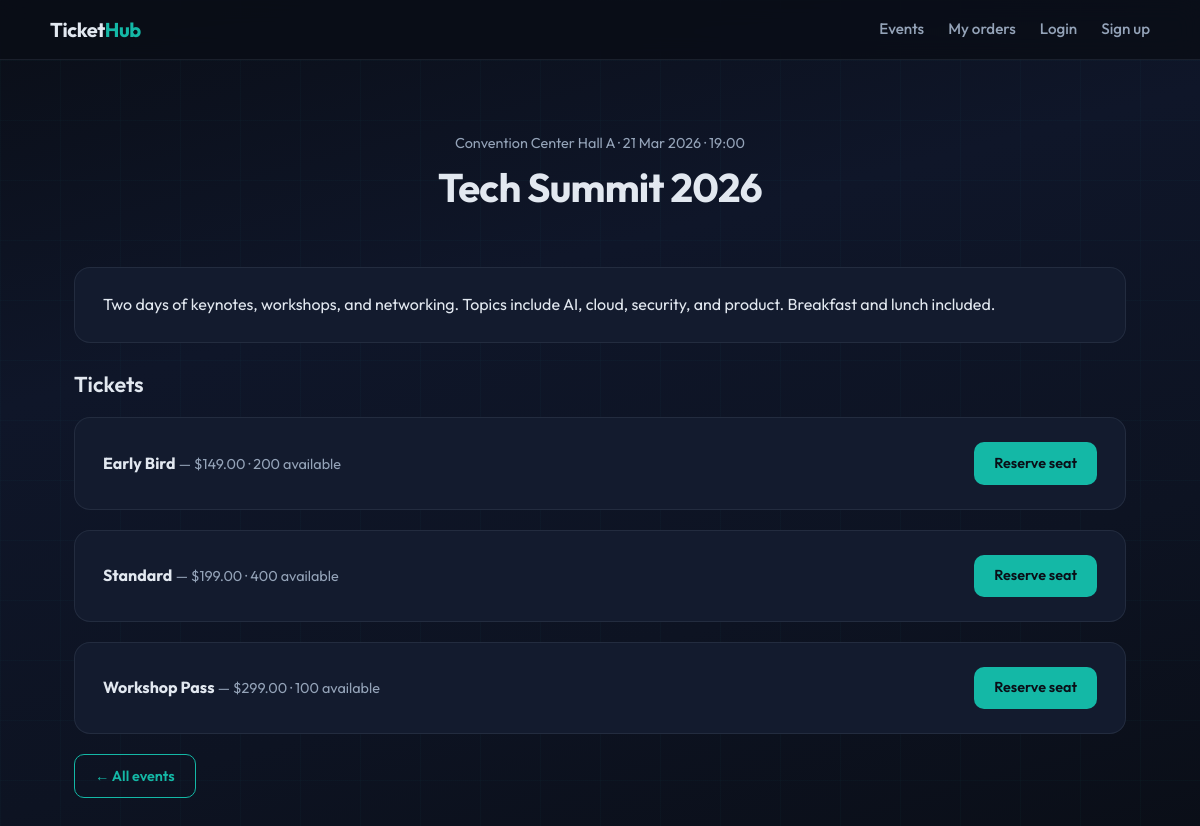
Page /event/tech-summit-2026/ on the committed database.
### events/models.py (models this page shows, shortened)
class Event(models.Model):
    name = models.CharField(max_length=255)
    slug = models.SlugField(unique=True)
    description = models.TextField(blank=True)
    venue = models.CharField(max_length=255)
    start_at = models.DateTimeField()
    end_at = models.DateTimeField(null=True, blank=True)
    total_capacity = models.PositiveIntegerField(default=0)  # total sellable tickets
    created_at = models.DateTimeField(auto_now_add=True)
    updated_at = models.DateTimeField(auto_now=True)
    class Meta:
        ordering = ['-start_at']

class TicketType(models.Model):
    event = models.ForeignKey(Event, on_delete=models.CASCADE, related_name='ticket_types')
    name = models.CharField(max_length=100)
    price = models.DecimalField(max_digits=10, decimal_places=2)
    quantity_total = models.PositiveIntegerField()
    quantity_sold = models.PositiveIntegerField(default=0)

### events/views.py (the view)
# urls.py: path('event/<slug:slug>/', views.event_detail, name='event_detail'),
def event_detail(request, slug):
    event = get_object_or_404(Event, slug=slug)
    cache_key = f'event_availability:{event.pk}'
    ticket_types = cache.get(cache_key)
    if ticket_types is None:
        ticket_types = list(
            event.ticket_types.values('id', 'name', 'price', 'quantity_total', 'quantity_sold')
        )
        for tt in ticket_types:
            tt['quantity_available'] = max(0, tt['quantity_total'] - tt['quantity_sold'])
        cache.set(cache_key, ticket_types, 30)  # 30s cache for availability
    return render(request, 'events/event_detail.html', {
        'event': event,
        'ticket_types': ticket_types,
    })

### events/templates/events/event_detail.html (shortened to what this page needs)
{% extends 'base.html' %}
{% block content %}
<div class="hero">
    <p class="muted">{{ event.venue }} · {{ event.start_at|date:"d M Y" }} · {{ event.start_at|time:"H:i" }}</p>
    <h1>{{ event.name }}</h1>
</div>
<div class="card" style="margin-bottom: 1.5rem;">
    <p>{{ event.description }}</p>
</div>
<h2 style="margin-bottom: 1rem;">Tickets</h2>
{% for tt in ticket_types %}
<div class="card ticket-card">
    <div style="display: flex; justify-content: space-between; align-items: center; flex-wrap: wrap; gap: 1rem;">
        <div>
            <strong>{{ tt.name }}</strong>
            <span class="muted"> — ${{ tt.price }} · {{ tt.quantity_available }} available</span>
        </div>
        <a href="{% url 'checkout_start' event.slug %}" class="btn">Reserve seat</a>
    </div>
</div>
{% endfor %}
<p style="margin-top: 1rem;"><a href="{% url 'event_list' %}" class="btn btn-outline">← All events</a></p>
{% endblock %}

### templates/base.html (style rules this page uses)
:root { --bg-dark: #0a0e17; --bg-mid: #0f1629; --bg-card: rgba(15, 22, 41, 0.85); --bg-card-solid: #131b2e; --accent: #14b8a6; --accent-hover: #2dd4bf; --accent-dim: rgba(20, 184, 166, 0.15); --text: #e2e8f0; --text-muted: #94a3b8; --border: rgba(148, 163, 184, 0.12); --glow: 0 0 40px rgba(20, 184, 166, 0.08); }
* { box-sizing: border-box; margin: 0; padding: 0; }
html { scroll-behavior: smooth; }
body { font-family: 'Outfit', system-ui, sans-serif; background: var(--bg-dark); color: var(--text); min-height: 100vh; line-height: 1.6; position: relative; overflow-x: hidden; }
body::before { content: ''; position: fixed; inset: 0; background: linear-gradient(165deg, #0a0e17 0%, #0f1629 35%, #0d1322 70%, #0a0e17 100%); z-index: -2; }
body::after { content: ''; position: fixed; inset: 0; background-image: linear-gradient(rgba(20, 184, 166, 0.03) 1px, transparent 1px), linear-gradient(90deg, rgba(20, 184, 166, 0.03) 1px, transparent 1px); background-size: 60px 60px; z-index: -1; pointer-events: none; }
h1 { font-size: 2rem; font-weight: 700; margin-bottom: 0.5rem; letter-spacing: -0.02em; }
h2 { font-size: 1.35rem; font-weight: 600; margin-bottom: 0.5rem; }
.muted { color: var(--text-muted); font-size: 0.9rem; }
a { color: var(--accent); text-decoration: none; }
.card { background: var(--bg-card-solid); border: 1px solid var(--border); border-radius: 16px; padding: 1.5rem 1.75rem; margin-bottom: 1.25rem; transition: border-color 0.2s, box-shadow 0.2s; }
.btn { display: inline-block; padding: 0.6rem 1.25rem; background: var(--accent); color: #0a0e17; font-weight: 600; font-size: 0.9rem; border-radius: 10px; text-decoration: none; border: none; cursor: pointer; transition: background 0.2s, transform 0.15s; }
.btn-outline { background: transparent; color: var(--accent); border: 1px solid var(--accent); }
.hero { text-align: center; padding: 3rem 1rem 2.5rem; }
.hero h1 { font-size: 2.5rem; margin-bottom: 0.5rem; }

### rows in the picture
Event: venue "Convention Center Hall A", start_at "21 Mar 2026", start_at "19:00", name "Tech Summit 2026", description "Two days of keynotes, workshops, and networking. Topics include AI, cloud, security, and product. Breakfast and lunch included."
TicketType: name "Early Bird", price "149.00", quantity_available "200"
TicketType: name "Standard", price "199.00", quantity_available "400"
TicketType: name "Workshop Pass", price "299.00", quantity_available "100"
